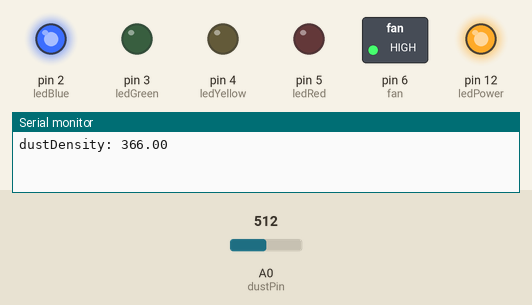
Recording of a sketch running on a simulated Arduino Nano, built with avr-gcc and run on an emulated ATmega328P. Shown: switched loads named in the sketch (green lamp = pin HIGH), output pins drawn as LEDs (lit = HIGH), the last lines printed to the serial monitor. The inputs (shaded band) are chosen by the test bench; at power-on: A0 (dustPin) = 512.

Above: at 0.1 s.
At 7.6 s:
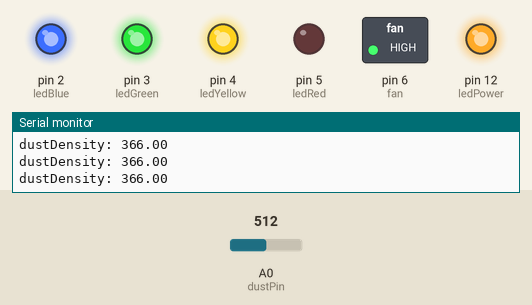
At 15.2 s:
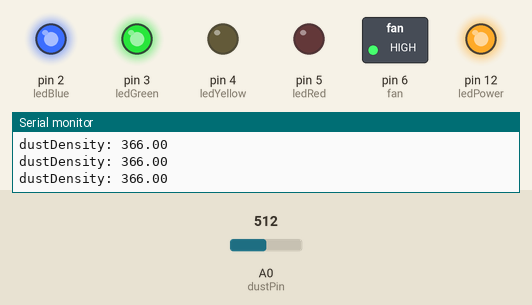
At 30.0 s:
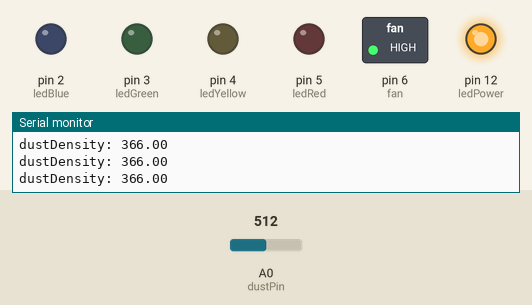
At 60.2 s:
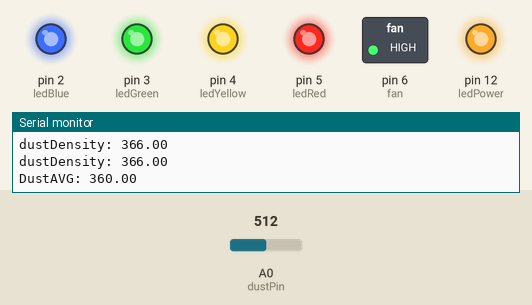
Timing chart, 0 to 61.7 s (numbered marks = the images above):
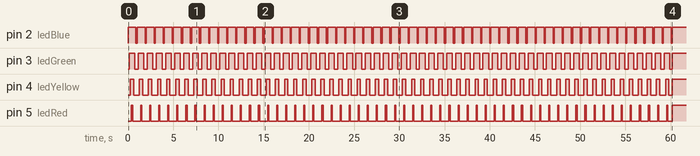

Measured:
- by itself, pin 2 (ledBlue): alternates HIGH for 0.87 s and LOW for 0.13 s, 120 changes in all, then stays HIGH
- by itself, pin 3 (ledGreen): goes 59 × (LOW 0.38 s, HIGH 0.62 s), LOW 0.25 s, then HIGH
- by itself, pin 4 (ledYellow): goes 59 × (LOW 0.63 s, HIGH 0.37 s), LOW 0.37 s, then HIGH
- by itself, pin 5 (ledRed): goes 59 × (LOW 0.88 s, HIGH 0.12 s), LOW 0.50 s, then HIGH

The sketch:

AirCleaner_v1_2.ino
```cpp
/*******************************************************
 * 작성자 : 이승신
 * 작성일 : 2019-02-25
 * 버  전 : v1.2  (최종수정일 2019-03-19)
 * 패치노트 v1.1 : 송풍기 냉각 기능 추가(30M RUN 10M REST)
 *         v1.2 : voltage-density 상수 정밀성 향상, dustDensity 음수제거
 *
 * 목  적 : DIY공기청정기 작동코드
 * M C U : ATmega328p Arduino NANO
 * 센  서 : GP2Y1010AU0F 미세먼지 센서
 * 릴레이 : 5V 1ch 릴레이
 * ******************* 개    요 *************************
 * A0  = 미세먼지 센서 출력
 * D12 = 미세먼지 센서 측정 LED 제어
 * D2  = Blue LED 제어
 * D3  = Green LED 제어
 * D4  = Yellow LED 제어
 * D5  = Red LED 제어
 * D6  = AC모터 제어용 릴레어 제어
 *
 *******************************************************/

/********* VOLTAGE TO DUSTDENSITY  변환 상수*****************/
#define VOL_DUST 0.67

/***********함 수 선 언 부************/
int Dust_density();
int init_density();
int error_LEDstatus();


/***********미 세 먼 지 센 서 **********/
int dustPin = A0;
int ledPower = 12;


/*** 미 세 먼 지 L E D 상 태 표 시 등 ***/
int ledBlue = 2;
int ledGreen = 3;
int ledYellow = 4;
int ledRed = 5;


/******* 릴 레 이 A C 모 터 제 어 *******/
int fan = 6;


/***** 평 균 미 세 먼 지 량 [ug/m3] *****/
int dustAvg = 0;

/***** 미세먼지 좋음으로 측정된 횟수 *****/
int bluStack = 0;


/*==================================================================================================================================================*/

void setup()
{
Serial.begin(9600);
//미세먼지 센서 초기화//
pinMode(ledPower,OUTPUT);
pinMode(dustPin, INPUT);

//LED 상태표시등 초기화
pinMode(ledBlue,OUTPUT);
pinMode(ledGreen,OUTPUT);
pinMode(ledYellow,OUTPUT);
pinMode(ledRed,OUTPUT);
pinMode(fan,OUTPUT);

//fan작동
digitalWrite(fan,HIGH);

//초기먼지데이터
 dustAvg = init_density();
}

/*========================================================================================================================================================*/

void loop()
{
  int i = 0;


  while(i<30)
  {
    if(dustAvg <= 15.0)
    {
      digitalWrite(ledBlue,HIGH);
      digitalWrite(ledGreen,LOW);
      digitalWrite(ledYellow,LOW);
      digitalWrite(ledRed,LOW);

      ++bluStack;                     //미세먼지 좋음으로 나온 횟수
      Serial.print("bluStack: ");    //bluStack 시각화
      Serial.println(bluStack);

      if(bluStack == 3)           // 미세먼지 좋음이 3번 나오면 10분간 작동중지
       {
        digitalWrite(fan,LOW);
        delay(600000);
        bluStack = 0;
       }


    }

    else if(dustAvg > 15.0 && dustAvg <= 40.0)
    {
      digitalWrite(ledBlue,HIGH);
      digitalWrite(ledGreen,HIGH);
       digitalWrite(ledYellow,LOW);
      digitalWrite(ledRed,LOW);
      digitalWrite(fan , HIGH);

  }

  else if(dustAvg > 40.0 && dustAvg <= 80.0)
  {
    digitalWrite(ledBlue,HIGH);
    digitalWrite(ledGreen,HIGH);
    digitalWrite(ledYellow,HIGH);
    digitalWrite(ledRed,LOW);
    digitalWrite(fan , HIGH);
  }

  else if(dustAvg > 80.0)
  {
     digitalWrite(ledBlue,HIGH);
    digitalWrite(ledGreen,HIGH);
    digitalWrite(ledYellow,HIGH);
    digitalWrite(ledRed,HIGH);
    digitalWrite(fan , HIGH);
  }

  else
  {
    error_LEDstatus();
  }

  dustAvg = Dust_density();
  i++;
  }
  delay(600000);    //10분간 모터 냉각
}

/*================================================================================================================================================================*/

/******미세먼지 측정, 1분평균값 리턴 함수******/

int Dust_density()
{
  float dustVal = 0;          //A0핀에서 나오는 출력값
  float dustDensity = 0;      //먼지값 ug/m3
  float calcVoltage = 0;      //dustVal를 Voltage로 환산
  int delayTime = 280;
  int delayTime2 = 40;
  float offTime = 9600;
  float total = 0;

  int i = 0;

  digitalWrite(fan,HIGH);

  while(i<60)
  {
    digitalWrite(ledPower,LOW);
    delayMicroseconds(delayTime);
    dustVal = analogRead(dustPin);
    delayMicroseconds(delayTime);
    digitalWrite(ledPower,HIGH);
    delayMicroseconds(offTime);

    calcVoltage = dustVal * 5.0 / 1024.0;
    dustDensity = (calcVoltage - VOL_DUST )/0.005;

/********** dustDensity < 0이면  즉정값 무시, 재측정 *************/
    if(dustDensity < 0)
    {
      dustDensity = 0;
      i--;
    }
/******************************************************/

    total += dustDensity;

    i++;
    delay(1000);

  }

  Serial.print("DustAVG: ");
  Serial.println(total/(i+1));

  return total/(i+1);
}

/*===============================================================================================================================================*/

/* setup()에서 실행할 초기 미세먼지 측정 함수 *****
 * LED 시각효과 기능포함 ************************/

int init_density()
{
float dustVal = 0;          //A0핀에서 나오는 출력값
  float dustDensity = 0;      //먼지값 ug/m3
  float calcVoltage = 0;      //dustVal를 Voltage로 환산
  int delayTime = 280;
  int delayTime2 = 40;
  float offTime = 9600;
  float total = 0;

  int i = 0;

  while(i<60)
  {
    digitalWrite(ledPower,LOW);
    delayMicroseconds(delayTime);
    dustVal = analogRead(dustPin);
    delayMicroseconds(delayTime);
    digitalWrite(ledPower,HIGH);
    delayMicroseconds(offTime);

    calcVoltage = dustVal * 5.0 / 1024.0;
    dustDensity = (calcVoltage - VOL_DUST )/0.005;   //VOL_DUST =  volt-dust 변환 상수

/********** dustDensity < 0이면  즉정값 무시, 재측정 *************/

    if(dustDensity < 0)
    {
      dustDensity = 0;
      i--;
    }

/******************************************************/


    total += dustDensity;
    Serial.print("dustDensity: ");
    Serial.println(dustDensity);
    i++;

/******여기서 부터 LED 시각효과*******/
    digitalWrite(ledBlue,HIGH);
    delay(124);
    digitalWrite(ledGreen,HIGH);
    delay(124);
    digitalWrite(ledYellow,HIGH);
    delay(124);
    digitalWrite(ledRed,HIGH);
    delay(124);
    digitalWrite(ledRed,LOW);
    delay(124);
    digitalWrite(ledYellow,LOW);
    delay(124);
    digitalWrite(ledGreen,LOW);
    delay(124);
    digitalWrite(ledBlue,LOW);
    delay(124);
/************시각효과 끝************/


  }
  Serial.print("DustAVG: ");
  Serial.println(total/(i+1));
  return total/(i+1);
}


/*==================================================================================================================================*/

/* Error 발생시 LED 지시등*/

int error_LEDstatus()
{
  for(int i=0; i<20; i++)
  {
     digitalWrite(ledBlue,HIGH);
     digitalWrite(ledGreen,HIGH);
     digitalWrite(ledYellow,HIGH);
     digitalWrite(ledRed,HIGH);
     delay(250);
     digitalWrite(ledBlue,LOW);
     digitalWrite(ledGreen,LOW);
     digitalWrite(ledYellow,LOW);
     digitalWrite(ledRed,LOW);
     delay(250);

     return 0;
  }

}
```
